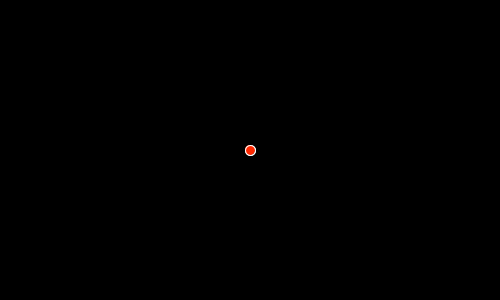
Frame 1 (no input)
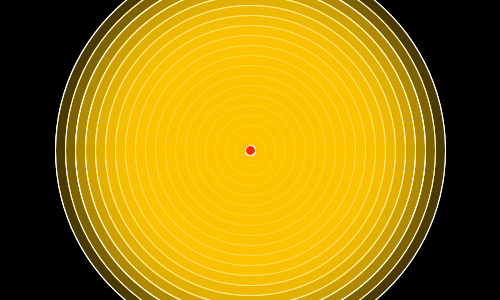
Frame 60 (the mouse pressed at the canvas centre just before this capture)
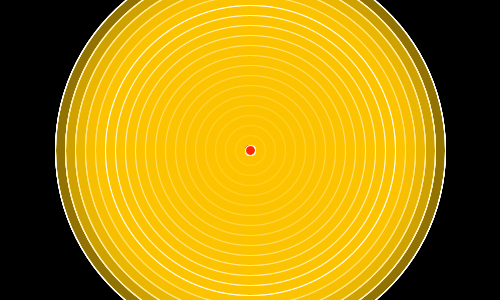
Frame 120 (the mouse held since frame 60 and released just before this capture)

The Processing sketch that drew these frames (run headless with seeded random() and noise(); from frame 60 on, the mouse is pressed at the canvas centre):

// Processing sketch: processing_42339
// ── processing_42339.pde

//author:robertlun,ncku arch
//purpose: exercise on class 
//concept: practice loop,like a radar.
//reference:http://moodle.ncku.edu.tw/mod/resource/view.php?id=104672


int diam = 10;  
float centX, centY; 

void setup() {    
  size(500, 300); 
  frameRate(12);  // 24 frames per second                                     
  smooth(); 
  background(0); 
  centX = width/2; 
  centY = height/2; 
 
} 

void draw() {   
  stroke(255); 
  strokeWeight(1); 
  //noFill();
  fill(255,200,2, 40);
  
  if (diam <= 400) { 
    //background(180);  // clears background every frame                                   
    ellipse(centX, centY, diam, diam);
  
    diam += 20;  // increases diameter for next loop
  }
  
   else{
    stroke(0, 255, 0);
    strokeWeight(2);  
    diam -= 400;
  }
  fill(255,40,0);
  ellipse(centX, centY, 10, 10);
} 
